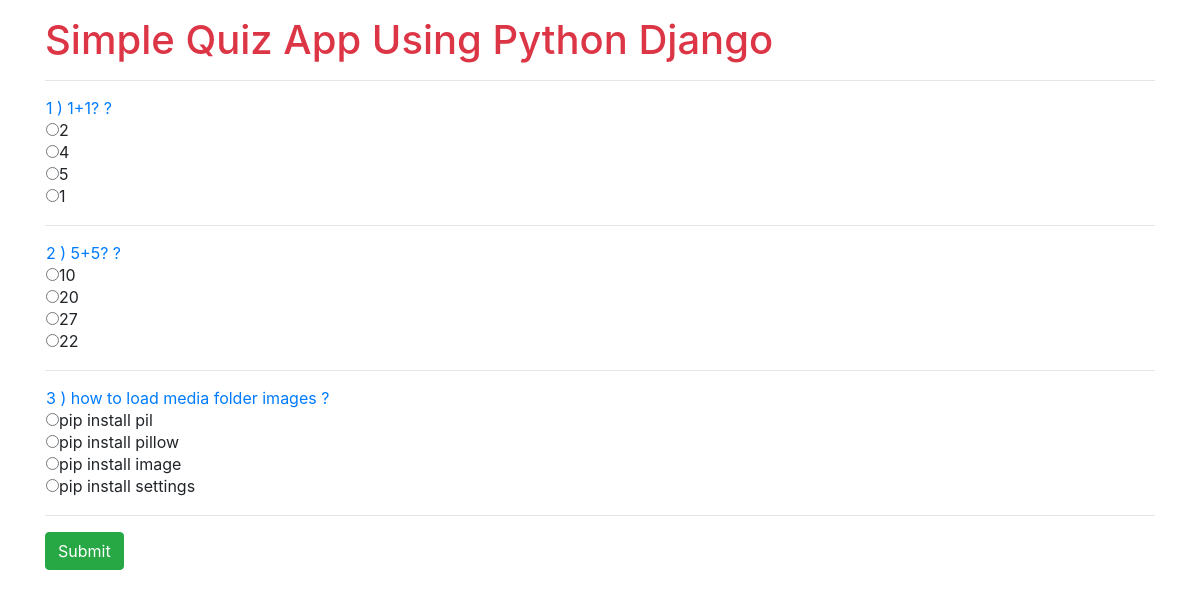
The page /home on the database its author committed.
### app1/models.py (models this page shows)
class Exam(models.Model):
    Question = models.CharField(max_length=100)
    Option1 = models.CharField(max_length=100)
    Option2 = models.CharField(max_length=100)
    Option3 = models.CharField(max_length=100)
    Option4 = models.CharField(max_length=100)
    answers = models.CharField(max_length=100)

### app1/views.py (the view)
# urls.py: 2. Add a URL to urlpatterns:  path('', views.home, name='home')
def home(request):
	exam = Exam.objects.all()
	return render(request,'base.html',{"exam":exam})

### templates/base.html (shortened to what this page needs)
<html>
<head>
    <link rel="stylesheet" href="https://maxcdn.bootstrapcdn.com/bootstrap/4.5.0/css/bootstrap.min.css">
</head>
<body>
<div class="container">
    <h1 class="text-danger mt-3">Simple Quiz App Using Python Django</h1>
    <hr>
    <div>
        {% for i in  exam %}
        <table>
            <tr>
                <td class="text-primary">{{i.id}} ) {{i.Question}} ?</td>
            </tr>
            <tr>
                <td><input type = "radio" class="rb" name = {{i.id}} id="Option1" value="{{i.Option1}}">{{i.Option1}}</td>
            </tr>
            <tr>
                <td><input type = "radio" class="rb" name = {{i.id}} id="Option2" value="{{i.Option2}}">{{i.Option2}}</td>
            </tr>
            <tr>
                <td><input type = "radio" class="rb" name = {{i.id}} id="Option3" value="{{i.Option3}}">{{i.Option3}}</td>
            </tr>
            <tr>
                <td><input type = "radio" class="rb" name = {{i.id}} id="Option4" value="{{i.Option4}}">{{i.Option4}}</td>
            </tr>
            <tr>
                <td><label id="answers" class= "rb" style="display:none ; color : green"><b>{{i.answers}}</b></label></td>
            </tr>
        </table>
<hr>
        {% endfor %}
        <input type="submit" class="btn btn-success" value="Submit" id="b1" onclick="getanswers()">
        <br>
        </div>
</div>
</body>
</html>

### rows shown on the page
Exam: id "1", Question "1+1?", Option1 "2", Option2 "4", Option3 "5", Option4 "1"
Exam: id "2", Question "5+5?", Option1 "10", Option2 "20", Option3 "27", Option4 "22"
Exam: id "3", Question "how to load media folder images", Option1 "pip install pil", Option2 "pip install pillow", Option3 "pip install image", Option4 "pip install settings"
